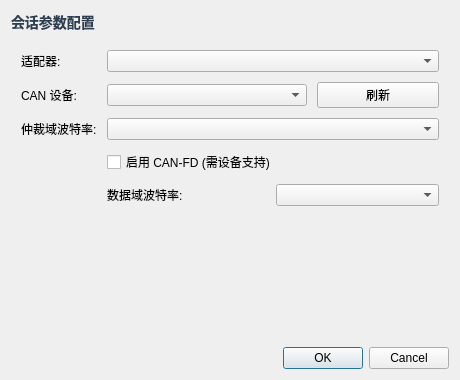
<?xml version="1.0" encoding="UTF-8"?>
<ui version="4.0">
 <class>SessionConfigDialog</class>
 <widget class="QDialog" name="SessionConfigDialog">
  <property name="geometry">
   <rect>
    <x>0</x>
    <y>0</y>
    <width>460</width>
    <height>380</height>
   </rect>
  </property>
  <property name="minimumSize">
   <size>
    <width>400</width>
    <height>300</height>
   </size>
  </property>
  <property name="windowTitle">
   <string>新建 CAN 会话</string>
  </property>
  <layout class="QVBoxLayout" name="mainLayout">
   <property name="spacing">
    <number>12</number>
   </property>
   <item>
    <widget class="QLabel" name="titleLabel">
     <property name="text">
      <string>&lt;b style='font-size:14px; color:#2c3e50;'&gt;会话参数配置&lt;/b&gt;</string>
     </property>
    </widget>
   </item>
   <item>
    <layout class="QFormLayout" name="formLayout">
     <property name="spacing">
      <number>10</number>
     </property>
     <property name="leftMargin">
      <number>10</number>
     </property>
     <property name="topMargin">
      <number>5</number>
     </property>
     <property name="rightMargin">
      <number>10</number>
     </property>
     <property name="bottomMargin">
      <number>5</number>
     </property>
     <item row="0" column="0">
      <widget class="QLabel" name="adapterLabel">
       <property name="text">
        <string>适配器:</string>
       </property>
      </widget>
     </item>
     <item row="0" column="1">
      <widget class="QComboBox" name="adapterCombo"/>
     </item>
     <item row="1" column="0">
      <widget class="QLabel" name="deviceLabel">
       <property name="text">
        <string>CAN 设备:</string>
       </property>
      </widget>
     </item>
     <item row="1" column="1">
      <layout class="QHBoxLayout" name="deviceLayout">
       <item>
        <widget class="QComboBox" name="deviceCombo">
         <property name="minimumSize">
          <size>
           <width>200</width>
           <height>0</height>
          </size>
         </property>
        </widget>
       </item>
       <item>
        <widget class="QPushButton" name="refreshBtn">
         <property name="text">
          <string>刷新</string>
         </property>
         <property name="fixedSize">
          <size>
           <width>55</width>
           <height>16777215</height>
          </size>
         </property>
        </widget>
       </item>
      </layout>
     </item>
     <item row="2" column="0">
      <widget class="QLabel" name="baudLabel">
       <property name="text">
        <string>仲裁域波特率:</string>
       </property>
      </widget>
     </item>
     <item row="2" column="1">
      <widget class="QComboBox" name="baudCombo"/>
     </item>
     <item row="3" column="1">
      <widget class="QCheckBox" name="canFdChk">
       <property name="text">
        <string>启用 CAN-FD (需设备支持)</string>
       </property>
      </widget>
     </item>
     <item row="4" column="1">
      <widget class="QWidget" name="fdGroup" native="true">
       <layout class="QHBoxLayout" name="fdLayout">
        <property name="leftMargin">
         <number>0</number>
        </property>
        <property name="topMargin">
         <number>0</number>
        </property>
        <property name="rightMargin">
         <number>0</number>
        </property>
        <property name="bottomMargin">
         <number>0</number>
        </property>
        <item>
         <widget class="QLabel" name="dataBaudLabel">
          <property name="text">
           <string>数据域波特率:</string>
          </property>
         </widget>
        </item>
        <item>
         <widget class="QComboBox" name="dataBaudCombo"/>
        </item>
       </layout>
      </widget>
     </item>
    </layout>
   </item>
   <item>
    <widget class="QLabel" name="statusLabel">
     <property name="text">
      <string/>
     </property>
    </widget>
   </item>
   <item>
    <spacer name="bottomSpacer">
     <property name="orientation">
      <enum>Qt::Vertical</enum>
     </property>
     <property name="sizeHint" stdset="0">
      <size>
       <width>20</width>
       <height>40</height>
      </size>
     </property>
    </spacer>
   </item>
   <item>
    <widget class="QDialogButtonBox" name="buttonBox">
     <property name="orientation">
      <enum>Qt::Horizontal</enum>
     </property>
     <property name="standardButtons">
      <set>QDialogButtonBox::Cancel|QDialogButtonBox::Ok</set>
     </property>
    </widget>
   </item>
  </layout>
 </widget>
 <resources/>
 <connections/>
</ui>
